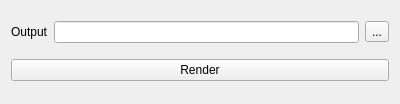
<?xml version="1.0" encoding="UTF-8"?>
<ui version="4.0">
 <class>OutputNode</class>
 <widget class="QWidget" name="OutputNode">
  <property name="geometry">
   <rect>
    <x>0</x>
    <y>0</y>
    <width>400</width>
    <height>104</height>
   </rect>
  </property>
  <property name="windowTitle">
   <string>Form</string>
  </property>
  <layout class="QVBoxLayout" name="verticalLayout_2">
   <item>
    <layout class="QHBoxLayout" name="horizontalLayout">
     <item>
      <widget class="QLabel" name="filenameLabel">
       <property name="text">
        <string>Output</string>
       </property>
      </widget>
     </item>
     <item>
      <widget class="QLineEdit" name="filenameInput"/>
     </item>
     <item>
      <widget class="QToolButton" name="browseButton">
       <property name="text">
        <string>...</string>
       </property>
      </widget>
     </item>
    </layout>
   </item>
   <item>
    <widget class="QPushButton" name="renderButton">
     <property name="text">
      <string>Render</string>
     </property>
    </widget>
   </item>
  </layout>
 </widget>
 <resources/>
 <connections/>
</ui>
